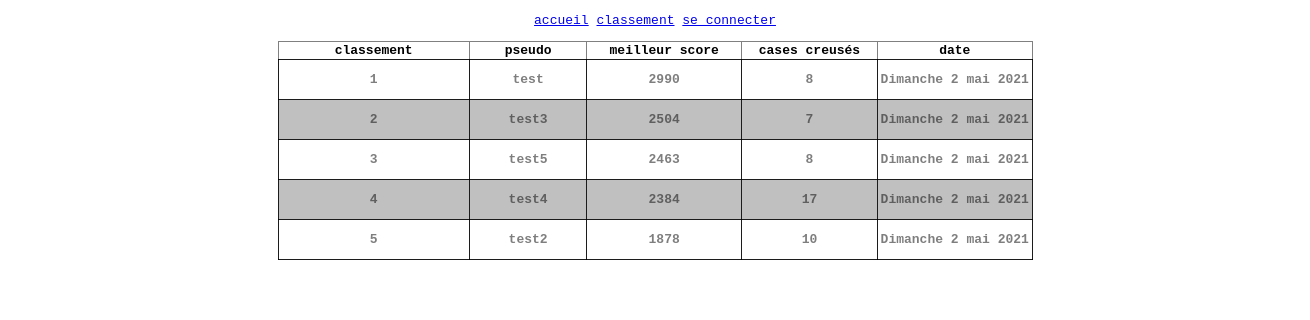
Page /classement.php on the committed database.
### tables this page shows
CREATE TABLE IF NOT EXISTS `parties` (
  `id` int(11) NOT NULL AUTO_INCREMENT,
  `id_membre` int(11) NOT NULL,
  `score` int(11) NOT NULL,
  `compteur` int(11) NOT NULL,
  `date` datetime NOT NULL DEFAULT CURRENT_TIMESTAMP,
  PRIMARY KEY (`id`),
  UNIQUE KEY `id` (`id`)
);

CREATE TABLE IF NOT EXISTS `membres` (
  `memb_id` int(11) NOT NULL AUTO_INCREMENT,
  `memb_mail` varchar(50) NOT NULL,
  `memb_pseudo` varchar(20) NOT NULL,
  `memb_mdp` varchar(50) NOT NULL,
  `inscrit` datetime NOT NULL DEFAULT CURRENT_TIMESTAMP,
  PRIMARY KEY (`memb_id`),
  UNIQUE KEY `memb_id` (`memb_id`)
);

### mesfonctions.php (called while the page is built, shortened)
<?php
try {
    function lireLesUsers($pdo, $sql)
    {
        return ($pdo->query($sql)->fetchAll());
    }
    function dateMySQLToFrLong($date)
    {
        $jour[0] = "Dimanche";
        $jour[1] = "Lundi";
        $jour[2] = "Mardi";
        $jour[3] = "Mercredi";
        $jour[4] = "Jeudi";
        $jour[5] = "Vendredi";
        $jour[6] = "Samedi";
        $mois[1] = "janvier";
        $mois[2] = "février";
        $mois[3] = "mars";
        $mois[4] = "avril";
        $mois[5] = "mai";
        $mois[6] = "juin";
        $mois[7] = "juillet";
        $mois[8] = "août";
        $mois[9] = "septembre";
        $mois[10] = "octobre";
        $mois[11] = "novembre";
        $mois[12] = "décembre";
        $d1 = date("w/j/n/Y", strtotime($date));
        $d2 = explode("/", $d1);
        return ($jour[$d2[0]] . " " . $d2[1] . " " . $mois[$d2[2]] . " " . $d2[3]);
    };
} catch (Exception $e) {
    die("erreur : " . $e->getMessage());
}

### classement.php (the view, shortened to what this page needs)
<!DOCTYPE html>
<html lang="en">
<head>
</head>
<body>
	<table align="center" border="1" style="font-weight:bold;width: 50%;">
		<tr>
			<th>classement</th>
			<th>pseudo</th>
			<th>meilleur score</th>
			<th>cases creusés</th>
			<th>date</th>
		</tr>
		<?php
		require 'bdd.php';
		require 'menu.php';
		require 'mesfonctions.php';
		try {
			$lesUsers = lireLesUsers($pdo, "SELECT * FROM membres, parties  WHERE memb_id = id_membre GROUP BY id_membre ORDER BY score DESC");
			$pair = false;
			$c = 1;
			foreach ($lesUsers as $unUser) {
				$pseudo = $unUser['memb_pseudo'];
				$hs = $unUser['score'];
				$play = $unUser['compteur'];
				$date = $unUser['date'];
				$date = dateMySQLToFrLong($date);
				if ($pair) echo ("<tr style='background-color: 	#C0C0C0'>");
				echo ("<td>$c</td><td>$pseudo</td><td>$hs</td><td>$play</td><td>$date</td></tr>");
				$pair = !$pair;
				$c++;
			}
		} catch (Exception $e) {
			die("Ereur grave : " . $e->getMessage());
		}
		?>
	</table>
</body>
</html>

### menu.php (shortened to what this page needs)
<head>
	<link rel="stylesheet" href="css/style.css">
</head>
<?php
    if (isset($_SESSION['id'])) {
        $id = $_SESSION['id'];
        $requete = $pdo->prepare("SELECT * FROM membres WHERE memb_id = ?");
        $requete->execute(array($id));
        $requete = $requete->fetch();
        echo "Bonjour <b>". $requete['memb_pseudo']."</b>";
        echo "<p><a href='index.php'>accueil</a> <a href='profil.php'>mon profil</a> <a href='classement.php'>classement</a> <a href='deconnexion.php'>se deconnecter</a></p>";
    } else {
        echo "<p><a href='index.php'>accueil</a> <a href='classement.php'>classement</a> <a href='connexion.php'>se connecter</a></p>";
    }
?>

### css/style.css (style rules this page uses)
:root { --font-color: #333; --font-color-light: #4e5f69; --line: #4e5f69; --inputField: #c0d1db; }
* { box-sizing: border-box; }
html { -webkit-text-size-adjust: 100%; font-family: monospace; overflow-x: hidden; }
body { margin: 0; padding: 0; text-align: center; margin-left: -100px; margin-right: -100px; }
table { border-collapse: collapse; }
td { border: 0.1px solid rgba(0, 0, 0, 0.89); opacity: 0.5; height: 40px; width: 40px; }

### rows in the picture
parties: id_membre.memb_pseudo "test", score "2990", compteur "8", date "Dimanche 2 mai 2021"
parties: id_membre.memb_pseudo "test3", score "2504", compteur "7", date "Dimanche 2 mai 2021"
parties: id_membre.memb_pseudo "test5", score "2463", compteur "8", date "Dimanche 2 mai 2021"
parties: id_membre.memb_pseudo "test4", score "2384", compteur "17", date "Dimanche 2 mai 2021"
parties: id_membre.memb_pseudo "test2", score "1878", compteur "10", date "Dimanche 2 mai 2021"
